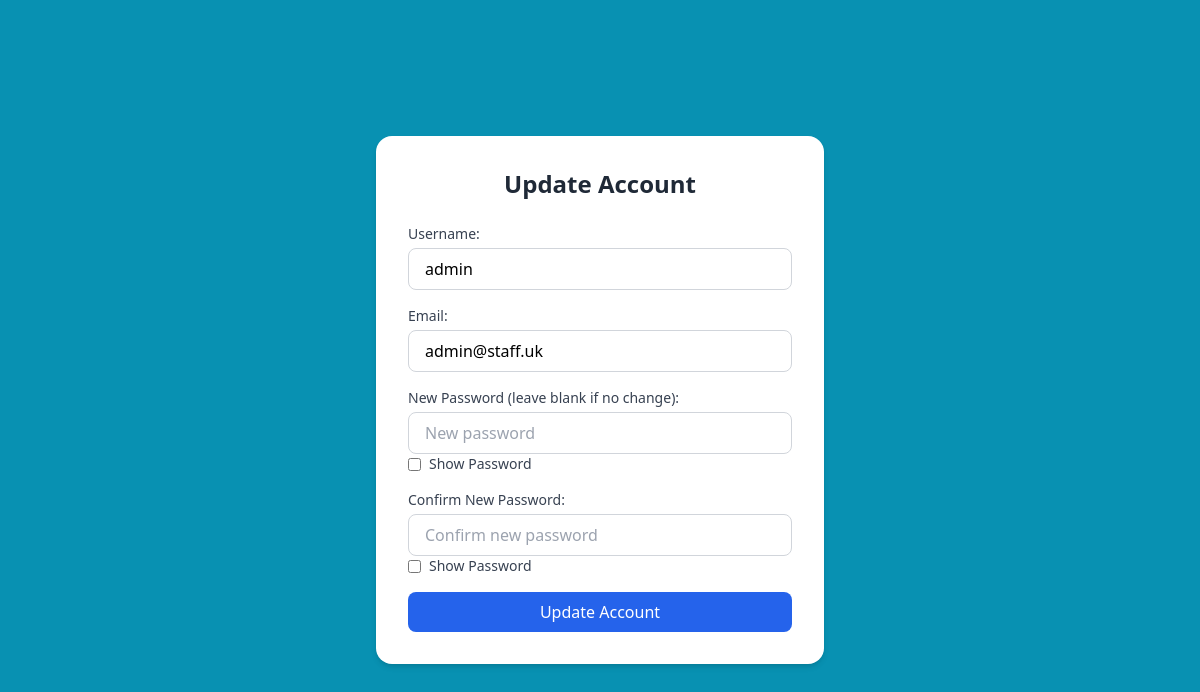
The page /update_account (signed in) on the database as committed earlier.
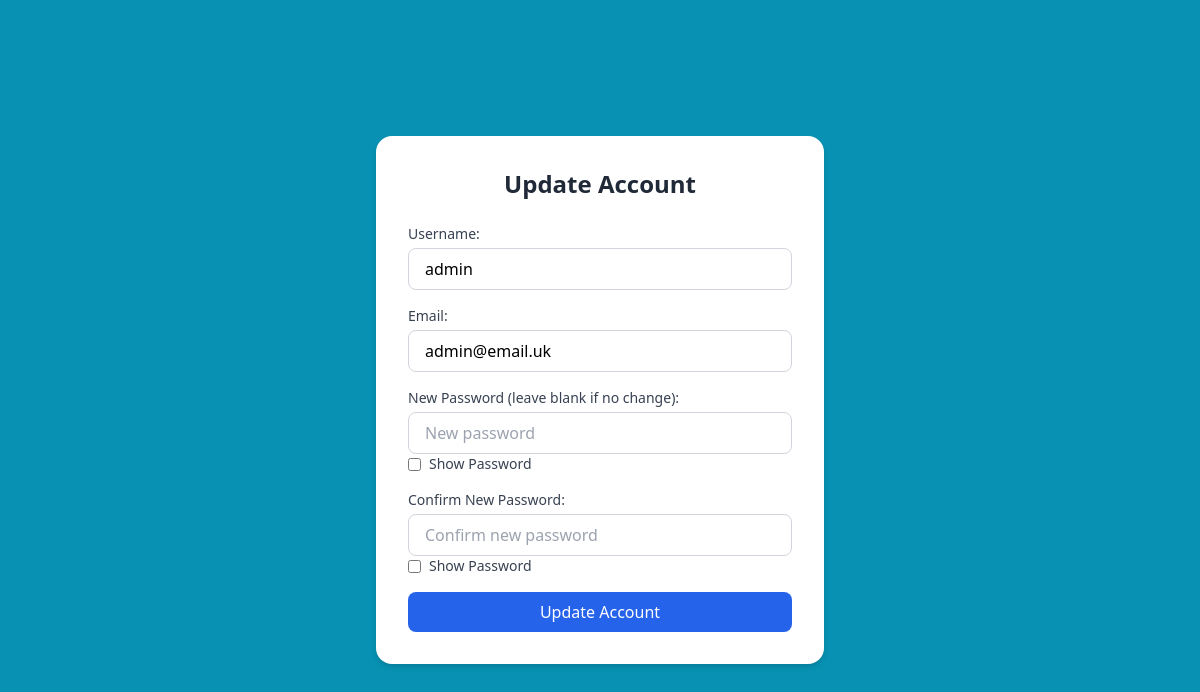
The same page on the database as committed later.
### src/database/database.py (models this page shows)
class Staff(db.Model):
    __tablename__ = "staff"
    staff_id = db.Column(db.Integer, primary_key=True)
    staff_username = db.Column(db.String(200), nullable=False)
    job_role = db.Column(db.String(100), nullable=False)
    staff_email = db.Column(db.String(200), nullable=False)
    password = db.Column(db.String(200), nullable=False)

### src/app.py (the view, shortened to what this page needs)
@app.route('/update_account', methods=['GET','POST'])
def update_account():
    user_id = session.get('user_id')
    if not user_id:
        return redirect(url_for('sign_in'))
    user = Staff.query.get(user_id)
    return render_template('update_account.html', current_username=user.staff_username, current_email=user.staff_email)

### src/templates/update_account.html (shortened to what this page needs)
<!DOCTYPE html>
<html lang="en">
  <head>
    <script src="https://cdn.tailwindcss.com"></script>
  </head>
  <body class="bg-cyan-600 flex items-center justify-center min-h-screen">
    <div class="bg-white p-8 rounded-2xl shadow-md w-full max-w-md">
      <h2 class="text-2xl font-bold mb-6 text-center text-gray-800">
        Update Account
      </h2>
      <form
        action="{{ url_for('update_account') }}"
        method="POST"
        class="space-y-4"
      >
        <div>
          <label
            for="staff_username"
            class="block text-sm font-medium text-gray-700"
            >Username:</label
          >
          <input
            type="text"
            name="username"
            id="username"
            value="{{ current_username }}"
            required
            class="mt-1 block w-full px-4 py-2 border border-gray-300 rounded-lg focus:outline-none focus:ring-2 focus:ring-blue-500"
          />
        </div>
        <div>
          <label
            for="staff_email"
            class="block text-sm font-medium text-gray-700"
            >Email:</label
          >
          <input
            type="email"
            name="email"
            id="email"
            value="{{ current_email }}"
            required
            pattern="^[^@\s]+@[^@\s]+\.[^@\s]+$"
            class="mt-1 block w-full px-4 py-2 border border-gray-300 rounded-lg focus:outline-none focus:ring-2 focus:ring-blue-500"
          />
        </div>
        <div class="mb-4 relative">
          <label for="password" class="block text-sm font-medium text-gray-700"
            >New Password (leave blank if no change):</label
          >
          <input
            type="password"
            name="password"
            id="password"
            placeholder="New password"
            minlength="8"
            pattern="(?=.*[A-Za-z])(?=.*\d)[A-Za-z\d_@]{8,}"
            class="mt-1 block w-full px-4 py-2 border border-gray-300 rounded-lg focus:outline-none focus:ring-2 focus:ring-blue-500 pr-10"
          />
          <div class="flex items-center space-x-2">
            <input type="checkbox" onclick="togglePassword1()" />
            <label for="show-password" class="text-sm text-gray-700"
              >Show Password</label
            >
          </div>
        </div>
        <div class="mb-4 relative">
          <label
            for="confirm_password"
            class="block text-sm font-medium text-gray-700"
            >Confirm New Password:</label
          >
          <input
            type="password"
            name="confirm_password"
            id="confirm_password"
            placeholder="Confirm new password"
            minlength="8"
            pattern="(?=.*[A-Za-z])(?=.*\d)[A-Za-z\d_@!]{8,}"
            class="mt-1 block w-full px-4 py-2 border border-gray-300 rounded-lg focus:outline-none focus:ring-2 focus:ring-blue-500 pr-10"
          />
          <div class="flex items-center space-x-2">
            <input type="checkbox" onclick="togglePassword2()" />
            <label for="show-password" class="text-sm text-gray-700"
              >Show Password</label
            >
          </div>
        </div>
        <div>
          <button
            type="submit"
            class="w-full bg-blue-600 text-white py-2 px-4 rounded-lg hover:bg-blue-700 transition duration-200"
          >
            Update Account
          </button>
        </div>
      </form>
    </div>
  </body>
</html>

Rows that differ between the two databases and show on the page:
changed Staff "admin": email "admin@staff.uk" → "admin@email.uk"
